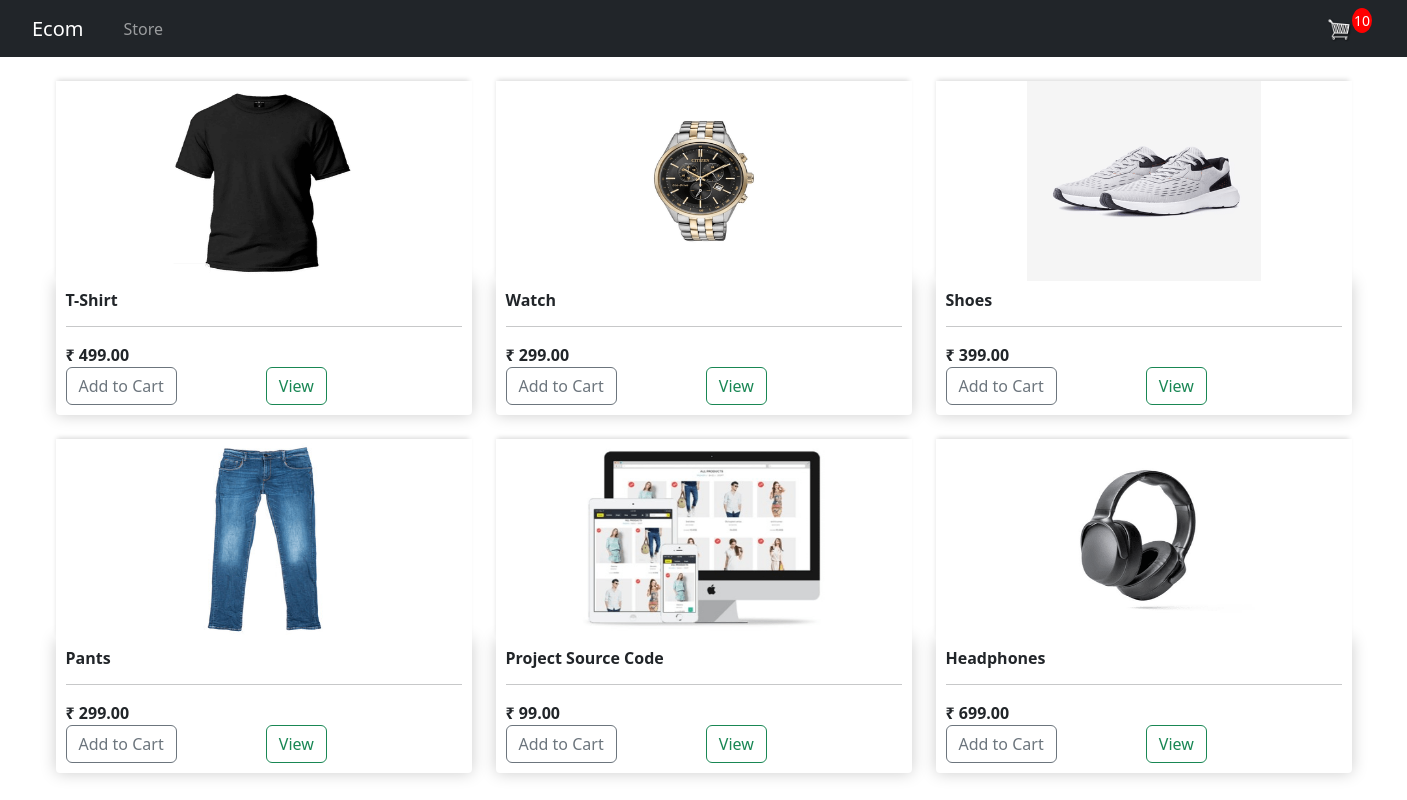
The app's page / (signed in) with its own data.
### ecom_app/models.py (models this page shows, shortened)
class Product(models.Model):
    name = models.CharField(max_length=200, null= True)
    price = models.FloatField()
    digital = models.BooleanField(default=False, null=True, blank=False)
    image = models.ImageField(null=True, blank=True)
    @property
    def imageURL(self):
        try:
            url = self.image.url
        except:
            url = ''
        return url

### ecom_app/views.py (the view)
# urls.py: path('', views.store, name="store"),
def store(request):
    if request.user.is_authenticated:
        customer = request.user.customer
        order, created = Order.objects.get_or_create(customer=customer, complete=False)
        items = order.orderitem_set.all()
        cartItems = order.get_cart_items
    else:
        items=[]
        order = {'get_cart_total':0, 'get_cart_items':0, 'shipping': False} #for logged out user
        cartItems = order['get_cart_items']
    products = Product.objects.all()
    context = {'products':products, 'cartItems': cartItems}
    return render(request, 'store/store.html', context)

### ecom_app/models.py (called while the page is built)
    @property
    def get_cart_items(self):
        orderItems = self.orderitem_set.all()
        total = sum([item.quantity for item in orderItems])
        return total

### ecom_app/templates/store/store.html (shortened to what this page needs)
{% extends 'store/main.html' %}
{% load static %}
{% block content %}
<div class="row">
    {% for product in products %}
    <div class="col-lg-4 mb-4">
        <img class="thumbnail" src="{{product.imageURL}}">
        <div class="box-element product">
            <h6><strong>{{product.name}}</strong></h6>
            <hr>
            <div class="price-wrapper">
                <strong>
                    <span class="currency">₹</span>
                    <span class="price">{{product.price | floatformat:2}}</span>
                </strong>
            </div>
            <div class="action-buttons">
                <button data-product={{product.id}} data-action="add" class="btn btn-outline-secondary add-btn update-cart">Add to Cart</button>
                <a class="btn btn-outline-success" href="#">View</a>
            </div>
        </div>
    </div>
    {% endfor %}
</div>
{% endblock content %}

### ecom/static/css/main.css (style rules this page uses)
h1, h2, h3, h4, h5, h6 { color: hsl(0, 0%, 30%); }
.box-element { box-shadow: hsl(0, 0%, 80%) 0 0 16px; background-color: #fff; border-radius: 4px; padding: 10px; }
.thumbnail { width: 100%; height: 200px; -webkit-box-shadow: -1px -3px 5px -2px rgba(214, 214, 214, 1); -moz-box-shadow: -1px -3px 5px -2px rgba(214, 214, 214, 1); box-shadow: -1px -3px 5px -2px rgba(214, 214, 214, 1); }
.product { border-radius: 0 0 4px 4px; }
.col-lg-4, .col-lg-6, .col-lg-8, .col-lg-12 { margin-top: 10px; }
.btn { border-radius: 0; }
.btn { margin-right: 85px; }

### records on screen
Product: imageURL (picture), name "T-Shirt", price "499.00"
Product: imageURL (picture), name "Watch", price "299.00"
Product: imageURL (picture), name "Shoes", price "399.00"
Product: imageURL (picture), name "Pants", price "299.00"
Product: imageURL (picture), name "Project Source Code", price "99.00"
Product: imageURL (picture), name "Headphones", price "699.00"

### other values on screen
{{ cartItems }} "10"
